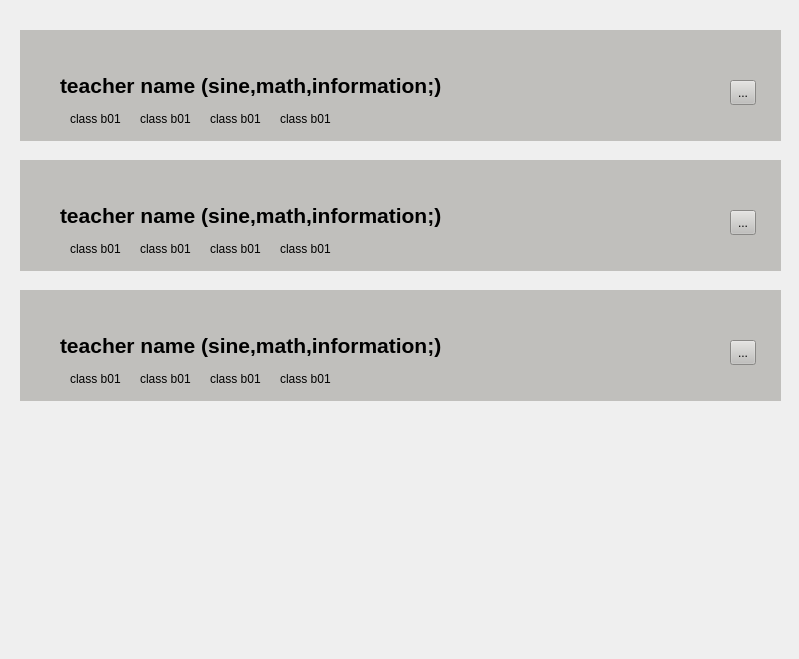
              <widget class="QWidget" name="scrollAreaWidgetContents_2">
               <property name="geometry">
                <rect>
                 <x>0</x>
                 <y>0</y>
                 <width>799</width>
                 <height>659</height>
                </rect>
               </property>
               <widget class="QWidget" name="widget_5" native="true">
                <property name="geometry">
                 <rect>
                  <x>20</x>
                  <y>30</y>
                  <width>761</width>
                  <height>111</height>
                 </rect>
                </property>
                <property name="styleSheet">
                 <string notr="true">background-color: rgb(192, 191, 188);</string>
                </property>
                <widget class="QLabel" name="label_10">
                 <property name="geometry">
                  <rect>
                   <x>40</x>
                   <y>40</y>
                   <width>401</width>
                   <height>31</height>
                  </rect>
                 </property>
                 <property name="font">
                  <font>
                   <pointsize>16</pointsize>
                   <bold>true</bold>
                  </font>
                 </property>
                 <property name="text">
                  <string>teacher name (sine,math,information;)</string>
                 </property>
                </widget>
                <widget class="QLabel" name="label_13">
                 <property name="geometry">
                  <rect>
                   <x>50</x>
                   <y>80</y>
                   <width>66</width>
                   <height>18</height>
                  </rect>
                 </property>
                 <property name="font">
                  <font>
                   <bold>false</bold>
                  </font>
                 </property>
                 <property name="text">
                  <string>class b01</string>
                 </property>
                </widget>
                <widget class="QLabel" name="label_14">
                 <property name="geometry">
                  <rect>
                   <x>120</x>
                   <y>80</y>
                   <width>66</width>
                   <height>18</height>
                  </rect>
                 </property>
                 <property name="font">
                  <font>
                   <bold>false</bold>
                  </font>
                 </property>
                 <property name="text">
                  <string>class b01</string>
                 </property>
                </widget>
                <widget class="QLabel" name="label_15">
                 <property name="geometry">
                  <rect>
                   <x>190</x>
                   <y>80</y>
                   <width>66</width>
                   <height>18</height>
                  </rect>
                 </property>
                 <property name="font">
                  <font>
                   <bold>false</bold>
                  </font>
                 </property>
                 <property name="text">
                  <string>class b01</string>
                 </property>
                </widget>
                <widget class="QLabel" name="label_16">
                 <property name="geometry">
                  <rect>
                   <x>260</x>
                   <y>80</y>
                   <width>66</width>
                   <height>18</height>
                  </rect>
                 </property>
                 <property name="font">
                  <font>
                   <bold>false</bold>
                  </font>
                 </property>
                 <property name="text">
                  <string>class b01</string>
                 </property>
                </widget>
                <widget class="QToolButton" name="toolButton_3">
                 <property name="geometry">
                  <rect>
                   <x>710</x>
                   <y>50</y>
                   <width>26</width>
                   <height>25</height>
                  </rect>
                 </property>
                 <property name="text">
                  <string>...</string>
                 </property>
                </widget>
               </widget>
               <widget class="QWidget" name="widget_6" native="true">
                <property name="geometry">
                 <rect>
                  <x>20</x>
                  <y>160</y>
                  <width>761</width>
                  <height>111</height>
                 </rect>
                </property>
                <property name="styleSheet">
                 <string notr="true">background-color: rgb(192, 191, 188);</string>
                </property>
                <widget class="QLabel" name="label_17">
                 <property name="geometry">
                  <rect>
                   <x>40</x>
                   <y>40</y>
                   <width>401</width>
                   <height>31</height>
                  </rect>
                 </property>
                 <property name="font">
                  <font>
                   <pointsize>16</pointsize>
                   <bold>true</bold>
                  </font>
                 </property>
                 <property name="text">
                  <string>teacher name (sine,math,information;)</string>
                 </property>
                </widget>
                <widget class="QLabel" name="label_18">
                 <property name="geometry">
                  <rect>
                   <x>50</x>
                   <y>80</y>
                   <width>66</width>
                   <height>18</height>
                  </rect>
                 </property>
                 <property name="font">
                  <font>
                   <bold>false</bold>
                  </font>
                 </property>
                 <property name="text">
                  <string>class b01</string>
                 </property>
                </widget>
                <widget class="QLabel" name="label_19">
                 <property name="geometry">
                  <rect>
                   <x>120</x>
                   <y>80</y>
                   <width>66</width>
                   <height>18</height>
                  </rect>
                 </property>
                 <property name="font">
                  <font>
                   <bold>false</bold>
                  </font>
                 </property>
                 <property name="text">
                  <string>class b01</string>
                 </property>
                </widget>
                <widget class="QLabel" name="label_20">
                 <property name="geometry">
                  <rect>
                   <x>190</x>
                   <y>80</y>
                   <width>66</width>
                   <height>18</height>
                  </rect>
                 </property>
                 <property name="font">
                  <font>
                   <bold>false</bold>
                  </font>
                 </property>
                 <property name="text">
                  <string>class b01</string>
                 </property>
                </widget>
                <widget class="QLabel" name="label_21">
                 <property name="geometry">
                  <rect>
                   <x>260</x>
                   <y>80</y>
                   <width>66</width>
                   <height>18</height>
                  </rect>
                 </property>
                 <property name="font">
                  <font>
                   <bold>false</bold>
                  </font>
                 </property>
                 <property name="text">
                  <string>class b01</string>
                 </property>
                </widget>
                <widget class="QToolButton" name="toolButton_4">
                 <property name="geometry">
                  <rect>
                   <x>710</x>
                   <y>50</y>
                   <width>26</width>
                   <height>25</height>
                  </rect>
                 </property>
                 <property name="text">
                  <string>...</string>
                 </property>
                </widget>
               </widget>
               <widget class="QWidget" name="widget_7" native="true">
                <property name="geometry">
                 <rect>
                  <x>20</x>
                  <y>290</y>
                  <width>761</width>
                  <height>111</height>
                 </rect>
                </property>
                <property name="styleSheet">
                 <string notr="true">background-color: rgb(192, 191, 188);</string>
                </property>
                <widget class="QLabel" name="label_22">
                 <property name="geometry">
                  <rect>
                   <x>40</x>
                   <y>40</y>
                   <width>401</width>
                   <height>31</height>
                  </rect>
                 </property>
                 <property name="font">
                  <font>
                   <pointsize>16</pointsize>
                   <bold>true</bold>
                  </font>
                 </property>
                 <property name="text">
                  <string>teacher name (sine,math,information;)</string>
                 </property>
                </widget>
                <widget class="QLabel" name="label_23">
                 <property name="geometry">
                  <rect>
                   <x>50</x>
                   <y>80</y>
                   <width>66</width>
                   <height>18</height>
                  </rect>
                 </property>
                 <property name="font">
                  <font>
                   <bold>false</bold>
                  </font>
                 </property>
                 <property name="text">
                  <string>class b01</string>
                 </property>
                </widget>
                <widget class="QLabel" name="label_24">
                 <property name="geometry">
                  <rect>
                   <x>120</x>
                   <y>80</y>
                   <width>66</width>
                   <height>18</height>
                  </rect>
                 </property>
                 <property name="font">
                  <font>
                   <bold>false</bold>
                  </font>
                 </property>
                 <property name="text">
                  <string>class b01</string>
                 </property>
                </widget>
                <widget class="QLabel" name="label_25">
                 <property name="geometry">
                  <rect>
                   <x>190</x>
                   <y>80</y>
                   <width>66</width>
                   <height>18</height>
                  </rect>
                 </property>
                 <property name="font">
                  <font>
                   <bold>false</bold>
                  </font>
                 </property>
                 <property name="text">
                  <string>class b01</string>
                 </property>
                </widget>
                <widget class="QLabel" name="label_26">
                 <property name="geometry">
                  <rect>
                   <x>260</x>
                   <y>80</y>
                   <width>66</width>
                   <height>18</height>
                  </rect>
                 </property>
                 <property name="font">
                  <font>
                   <bold>false</bold>
                  </font>
                 </property>
                 <property name="text">
                  <string>class b01</string>
                 </property>
                </widget>
                <widget class="QToolButton" name="toolButton_5">
                 <property name="geometry">
                  <rect>
                   <x>710</x>
                   <y>50</y>
                   <width>26</width>
                   <height>25</height>
                  </rect>
                 </property>
                 <property name="text">
                  <string>...</string>
                 </property>
                </widget>
               </widget>
              </widget>
